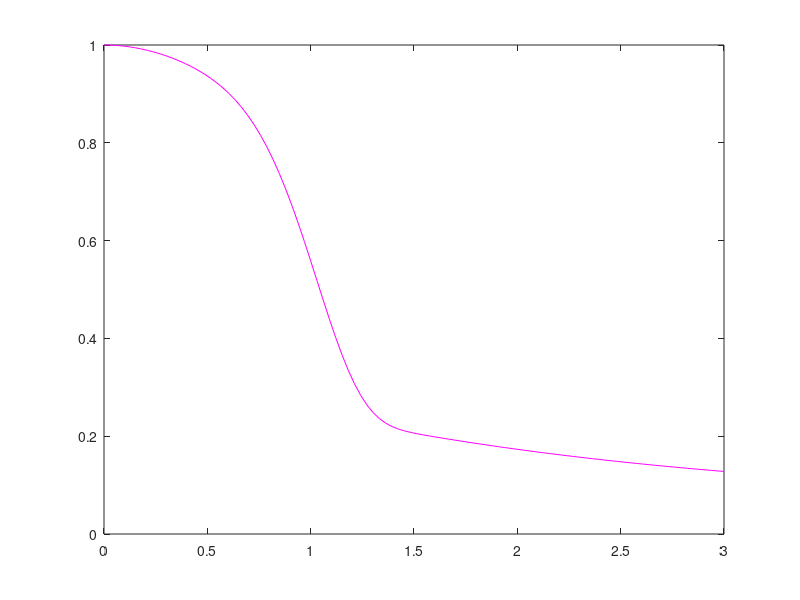

The MATLAB script that drew this image: (Note: this script raises an error after producing the figure.)
%% Intermediate Penstock Problem
%% Material Properties for Steel A and Steel B
close all; clear all ;
% To Define material properties for Steel A and Steel B

% Steel A
steelA.yield_strength            = 700e06; % Yield strength of Steel A in Pa
steelA.ultimate_tensile_strength = 800e06; % Ultimate tensile strength of Steel A in Pa
steelA.fracture_toughness        = 100e06; % Fracture Toughness of Steel A in Pa*m^(1/2)
steelA.elongation                = 18    ; % Elongation in percentage
steelA.price                     = 965   ; % Price of the rolled plate in Pounds per 1000 Kg
steelA.density                   = 9750  ; % Density of Steel A in Kg/m^3

% Steel B
steelB.yield_strength            = 350e06; % Pa
steelB.ultimate_tensile_strength = 500e06; % Pa
steelB.fracture_toughness        = 130e06; % Pa*m^(1/2)
steelB.elongation                = 20    ; % in percentage
steelB.price                     = 525   ; % Pounds per 1000 Kg
steelB.density                   = 9750  ; % Kg/m^3
%% Input Parameters
% Define input parameters
crack_length          = 3e-03            ; % a, Crack depth in m
crack                 = 15e-03           ; % 2c, crack limit in m
crack_size            = crack / 2        ; % a, Crack size in m
pipe_diameter         = 2.6              ; % Pipe diameter in m
pipe_radius           = pipe_diameter/2  ; % Pipe radius in m
static_head           = 529              ; % Static pressure of water in m
water_hammer          = 720              ; % Transient pressure of water in m
rho_water             = 1000             ; % Density of water in Kg/m^3
g                     = 9.81             ; % Gravitational Constant in N
residual_stress       = 70e06            ; % Residual Stress in Pa
%% Overload assessment
% To calculate hoop stress due to static head and water hammer
static_pressure = static_head * rho_water* g;
water_hammer_pressure = water_hammer * rho_water * g;

% To determine the Limiting hoop stress
Max_pressure = max(static_pressure, water_hammer_pressure);

% To calculate the allowable hoop stress for steel A and B (ie. 60 % of the yield strength of Steel A and B)
allowable_hoop_stress_A = 0.6 * steelA.yield_strength;
allowable_hoop_stress_B = 0.6 * steelB.yield_strength;

% To calculate the Wall thickness for steel A and Steel B
wall_thickness_A = (Max_pressure*(pipe_diameter/2))/allowable_hoop_stress_A;
wall_thickness_B = (Max_pressure*(pipe_diameter/2))/allowable_hoop_stress_B;

KIC_A = steelA.fracture_toughness ;
KIC_B = steelB.fracture_toughness ;

fprintf('For Steel A:\n')
fprintf('Wall thickness is %.4f mm\n', wall_thickness_A * 1e03)
fprintf('Hoop stress is %.2f MPa\n', allowable_hoop_stress_A/1e6)
fprintf('For Steel B:\n')
fprintf('Wall thickness is %.4f mm\n', wall_thickness_B * 1e03)
fprintf('Hoop stress is %.2f MPa\n', allowable_hoop_stress_B/1e6)

%% Fracture Assessment
% To calculate m for Steel  A and Steel B
m_A = sqrt(1 + (0.526 *(2*crack_size)^2 / (wall_thickness_A * pipe_diameter)));
m_B = sqrt(1 + (0.526 *(2*crack_size)^2 / (wall_thickness_B * pipe_diameter)));

% To calculate Lr for Steel A and Steel B
Lr_A = ((( wall_thickness_A / crack_length)-( 1 / m_A ))/(( wall_thickness_A / crack_length ) - 1 )) * ( allowable_hoop_stress_A / steelA.yield_strength);
Lr_B = ((( wall_thickness_B / crack_length)-( 1 / m_B ))/(( wall_thickness_B / crack_length ) - 1 )) * ( allowable_hoop_stress_B / steelB.yield_strength);

fprintf('limit load ratio of Steel A at reference length is %.2f \n', Lr_A)
fprintf('limit load ratio of Steel B at reference length is %.2f \n', Lr_B)

% To determine the Maximum Lr for Steel A and Steel B
Lr_max_A = ( steelA.yield_strength + steelA.ultimate_tensile_strength ) / ( 2 * steelA.yield_strength ) ;
Lr_max_B = ( steelB.yield_strength + steelB.ultimate_tensile_strength ) / ( 2 * steelB.yield_strength ) ;

fprintf('Maximum limit load ratio of Steel A is %.4f \n', Lr_max_A)
fprintf('Maximum limit load ratio of Steel B is %.4f \n', Lr_max_B)

% To calculate the Geometric Calibration factor for Steel A and Steel B
Y = ( 1.13 - (0.09 * (crack_length / crack_size ))) / sqrt( 1 + (1.464 * ( crack_length / crack_size )^1.65) ) ;
Y_best= ( 1.13 - (0.09 * (0 / crack_size ))) / sqrt( 1 + (1.464 * ( 0 / crack_size )^1.65) ) ;

fprintf('Geometric Calibration Factor for crack is %.2f \n', Y);
fprintf('Geometric Calibration Factor for best case is %.2f \n', Y_best);

% To Calculate local stress for Steel A and Steel B
Local_stress_A = allowable_hoop_stress_A + residual_stress ;
Local_stress_B = allowable_hoop_stress_B + residual_stress ;

% To calculate local stress for steel A and Steel B with no residual stress
Local_stress_A_NR = allowable_hoop_stress_A ;
Local_stress_B_NR = allowable_hoop_stress_B ;

% To calculate KI for Steel A and Steel B with no residual stress
KI_A_NR =  Y * Local_stress_A_NR * sqrt( pi * crack_length) ;
KI_B_NR =  Y * Local_stress_B_NR * sqrt( pi * crack_length) ;

% To calculate KI for Steel A and Steel B
KI_A_R = Y * Local_stress_A * sqrt( pi * crack_length) ;
KI_B_R = Y * Local_stress_B * sqrt( pi * crack_length) ;

% To calculate  primary KI for Steel A and Steel B
KI_A_P = Y * residual_stress * sqrt( pi * crack_length) ;
KI_B_P = Y * residual_stress * sqrt( pi * crack_length) ;

% To caculate Kr for Steel A and Steel B with no residual
Kr_A_NR = KI_A_NR / KIC_A ;
Kr_B_NR = KI_B_NR / KIC_B ;

fprintf('Stress intensity factor for Steel A without residual stress is %.4f \n', Kr_A_NR)
fprintf('Stress intensity factor for Steel B without residual stress is %.4f \n', Kr_B_NR)

% To caculate Kr for Steel A and Steel B with residual stress
Kr_A_R = KI_A_R / KIC_A ;
Kr_B_R = KI_B_R / KIC_B ;

fprintf('Stress intensity factor for Steel A with residual stress is %.4f \n', Kr_A_R)
fprintf('Stress intensity factor for Steel B with residual stress is %.4f \n', Kr_B_R)

% To caculate Kr for Steel A and Steel B with no residual
Kr_A_P = KI_A_P / KIC_A ;
Kr_B_P = KI_B_P / KIC_B ;

%% Fracture Assessment Diagram
% For Steel A
Lr = linspace(0,3,100);
Kr = (1 + (0.5 .* (Lr).^2)).^(-1/2) .* (0.3 + (0.7 .* exp(-0.6 .* (Lr).^6)));

plot(Lr, Kr,'m');

hold on

% Define the coordinates and slope
Kr_A_axis = Kr_A_R - Kr_A_NR;

x_A_R_axis = 0;
y_A_R_axis = Kr_A_axis;

x_A_R = Lr_A;
y_A_R = Kr_A_R;

slope_A = (y_A_R - y_A_R_axis) / (x_A_R - x_A_R_axis);

x_A_NR = Lr_A;
y_A_NR = Kr_A_NR;

slope_A_NR = (y_A_NR ) / x_A_NR;

x_ext_A_R = linspace(0, max(Lr));
y_ext_A_R = (slope_A * x_ext_A_R) + Kr_A_axis;
[xint_A_R, yint_A_R] = polyxpoly(x_ext_A_R, y_ext_A_R, Lr, Kr);

x_ext_A_NR = linspace(0, max(Lr));
y_ext_A_NR = (slope_A_NR * x_ext_A_NR) ;
[xint_A_NR, yint_A_NR] = polyxpoly(x_ext_A_NR, y_ext_A_NR, Lr, Kr);

Lr_cutoff = Lr_max_A;
[~, Lr_index] = min(abs(Lr-Lr_cutoff));

x1 = Lr_cutoff;
y1 = 0;

[x_intersect_max, y_intersect_max] = polyxpoly([x1, x1], [y1, max(Kr)], Lr(Lr_index:end), Kr(Lr_index:end));

% plot

plot(x_A_R, y_A_R, 'r.','MarkerSize', 15, 'LineWidth', 2);
plot(x_A_NR, y_A_NR, 'b.','MarkerSize', 15, 'LineWidth', 2);


plot(xint_A_R, yint_A_R, 'kx','linewidth',1, 'MarkerSize', 10);
plot([0, xint_A_R], [Kr_A_axis, yint_A_R],'b--');

plot(xint_A_NR, yint_A_NR, 'k+','linewidth',1, 'MarkerSize', 10);
plot([0, xint_A_NR], [0, yint_A_NR],'r--');

plot([x1, x_intersect_max], [y1, y_intersect_max],'linestyle', '-.','LineWidth', 1, 'Color', 'green');
plot(x_intersect_max, y_intersect_max, 'k*','MarkerSize', 10, 'LineWidth', 1);

title("Steel A")
xlabel("Lr_A","FontSize",15);
ylabel("Kr_A","FontSize",15);
legend('L_r - K_r curve ', '(Lr_A,res(Kr_A))','(Lr_A,nores(Kr_A))',' Residual line intersect ',' Residual local stress',' Zero residual line Intersect',' Zero residual local stress','Cutoff (Lr_A) ','Max(Lr_A)', 'FontSize', 10)

grid on
hold off

% For Steel B
Lr = linspace(0,3,100);
Kr = (1 + (0.5 .* (Lr).^2)).^(-1/2) .* (0.3 + (0.7 .* exp(-0.6 .* (Lr).^6)));

plot(Lr, Kr,'m');
hold on;
Kr_B_axis = Kr_B_R - Kr_B_NR;

x_B_R_axis = 0;
y_B_R_axis = Kr_B_axis;

x_B_R = Lr_B;
y_B_R = Kr_B_R;

slope_B_R = (y_B_R - y_B_R_axis) / x_B_R;

x_B_NR = Lr_B;
y_B_NR = Kr_B_NR;

slope_B_NR = (y_B_NR ) / x_B_NR;

Lr_cutoff = Lr_max_B;
[~, Lr_index] = min(abs(Lr-Lr_cutoff));

x1 = Lr_cutoff;
y1 = 0;

[x_intersect_max, y_intersect_max] = polyxpoly([x1, x1], [y1, max(Kr)], Lr(Lr_index:end), Kr(Lr_index:end));

x_ext_B_R = linspace(0, max(Lr));
y_ext_B_R = (slope_B_R * x_ext_B_R) + Kr_B_axis;
[xint_B_R, yint_B_R] = polyxpoly(x_ext_B_R, y_ext_B_R, Lr, Kr);

x_ext_B_NR = linspace(0, max(Lr));
y_ext_B_NR = (slope_B_NR * x_ext_B_NR) ;
[xint_B_NR, yint_B_NR] = polyxpoly(x_ext_B_NR, y_ext_B_NR, Lr, Kr);

% plot
plot(x_B_R, y_B_R, 'r.','MarkerSize', 15, 'LineWidth', 2);
plot(x_B_NR, y_B_NR, 'b.','MarkerSize', 15, 'LineWidth', 2);

plot(xint_B_R, yint_B_R, 'kx','linewidth',1, 'MarkerSize', 10);
plot([0, xint_B_R], [Kr_B_axis, yint_B_R],'b--');

plot(xint_B_NR, yint_B_NR, 'k+','linewidth',1, 'MarkerSize', 10);
plot([0, xint_B_NR], [0, yint_B_NR],'r--');

plot([x1, x_intersect_max], [y1, y_intersect_max],'linestyle', '-.','LineWidth', 1, 'Color', 'green');
plot(x_intersect_max, y_intersect_max, 'k*','MarkerSize', 10, 'LineWidth', 1);

title("Steel B");
xlabel("Lr_B","FontSize",15);
ylabel("Kr_B","FontSize",15);
legend(' L_r - K_r curve ', '(Lr_B,res(Kr_B))','(Lr_B,nores(Kr_B))',' Residual line intersect ',' Residual local stress',' Zero residual line Intersect',' Zero residual local stress','Cutoff (Lr_B) ','Max(Lr_B)', 'FontSize', 10)
grid on;
hold off;

%% Factor of Safety
o_a_A = sqrt((Lr_A^2)+(Kr_A_NR^2));
o_b_A = sqrt((xint_A_NR^2)+(yint_A_NR^2));
F_A = (o_b_A)/(o_a_A);

o_a_B = sqrt((Lr_B^2)+(Kr_B_NR^2));
o_b_B = sqrt((xint_B_NR^2)+(yint_B_NR^2));
F_B = (o_b_B)/(o_a_B);
fprintf(' factor of safety for Steel A is %.2f  \n', F_A);
fprintf(' factor of safety for Steel B is %.2f  \n', F_B);

%% Lifetime Assessment & Inspection Interval 
% To find Critical 
m = 3; % Paris law exponent
C = 1e-11; % Paris law constant
N = 7500;

% Determine the inspection interval and critical crack size
a_crit_A = fsolve(@(ac) KIC_A - Y * allowable_hoop_stress_A * sqrt(pi*ac), crack); % Critical crack length of steel A (m)
a_crit_B = fsolve(@(ac) KIC_B - Y * allowable_hoop_stress_B * sqrt(pi*ac), crack); % Critical crack length of steel B (m)

fprintf('Critical length for Steel A is %.4f \n', a_crit_A/1e-03)
fprintf('Critical length for Steel B is %.4f \n', a_crit_B/1e-03)


% Static pressure for wall thickness of steel A and steel B
hoopstatic_wt_A = (static_pressure * pipe_diameter /2) / wall_thickness_A;
hoopstatic_wt_B = (static_pressure * pipe_diameter /2) / wall_thickness_B;

delta_A = hoopstatic_wt_A/(1e06);
delta_B = hoopstatic_wt_B/(1e06);

% number of cycle until failuer for steel A
Nf_A = (((a_crit_A)^(-0.5)) - ((crack_length)^(-0.5))) / (C * (-0.5) * ((Y * delta_A * (sqrt(pi)))^(3)));
% number of cycle until failuer for steel B
Nf_B = (((a_crit_B)^(-0.5)) - ((crack_length)^(-0.5))) / (C * (-0.5) * ((Y * delta_B * (sqrt(pi)))^(3)));

Tf_a = Nf_A / N;
Tf_b = Nf_B / N;

fprintf(' Total fatigue life for Steel A is %.f  \n', Tf_a);
fprintf(' Total fatigue life for Steel B is %.f  \n', Tf_b);

a_i = crack_length; % initial crack size
sigma_range_A = delta_A; % range of stress intensity factor
cycles_A = 0:7500; % number of cycles for 50 years

% Calculate the crack growth rate for each cycle
da_a = zeros(size(cycles_A));
a_a = a_i;
for i = 2:length(cycles_A)
    if a_a <= a_crit_A
        delta_K_a = Y * sigma_range_A^m * sqrt(pi^1.5 *(a_a + da_a(i-1)))/(1*10^6);
        da_a(i) = C *((delta_K_a)^m) *cycles_A(i);
        a_a = a_a + cumsum(da_a(i));
    else
        break
    end
end

% Calculate the new values of a for each cycle
cycles_A = 0:length(da_a)-1;
a_a = a_i + cumsum(da_a);

plot(cycles_A, a_a,'r--')
xlabel('Number of cycles')
ylabel('Crack size (mm)')

a_i = crack_length; % initial crack size
sigma_range_B = delta_B; % range of stress intensity factor
cycles_B = 0:7500; % number of cycles for 50 years
% Calculate the crack growth rate for each cycle
da_b = zeros(size(cycles_B));
a_b = a_i;
for i = 2:length(cycles_B)
    if a_b <= a_crit_B
        delta_K_b = (Y * sigma_range_B^m *sqrt(pi^1.5*(a_b + da_b(i-1))))/(1*10^6);
        da_b(i) = C * (delta_K_b)^m *cycles_B(i);
        a_b = a_b + cumsum(da_b(i));
    else
        break;
    end
end
cycles_B = 0:length(da_b)-1;
a_b = a_i + cumsum(da_b);

% Plot the crack growth curve

plot(cycles_B, a_b,'r--')
xlabel('Number of cycles')
ylabel('Crack size (mm)')
%% Revised Wall Thickness
%Steel A
wall_thickness_A_new = wall_thickness_A * 1.26;
Hoop_stress_new = (static_pressure*(pipe_diameter/2))/wall_thickness_A_new;
m_A_new = (1+0.526*((2*crack_length)^2/wall_thickness_A_new*pipe_diameter))^0.5;
Lr_A_new = ((wall_thickness_A_new/crack_length)-(1/m_A_new))/((wall_thickness_A_new/crack_length)-1)*(Hoop_stress_new/steelA.yield_strength);
Lr_max_A_new = (steelA.yield_strength +steelA.ultimate_tensile_strength)/(2*steelA.yield_strength);
Kr_A_NR_new = (Y*Local_stress_A_NR*sqrt(pi*crack_length))/(KIC_A);
Kr_A_R_new = ((Y*Local_stress_A*sqrt(pi*crack_length))/KIC_A);

Lr = linspace(0, 3, 100);
Kr = (1 + 0.5*Lr.^2).^(-0.5) .* (0.3 + 0.7*exp(-0.6*Lr.^6));
plot(Lr, Kr);
hold on;

Kr_A_axis_new = Kr_A_R_new - Kr_A_NR_new;

x_A_R_axis_new = 0;
y_A_R_axis_new = Kr_A_axis_new;

x_A_R_new = Lr_A_new;
y_A_R_new = Kr_A_R_new;

slope_A_R_new = (y_A_R_new - y_A_R_axis_new) / x_A_R_new;

x_A_NR_new = Lr_A_new;
y_A_NR_new = Kr_A_NR_new;

slope_A_NR_new = (y_A_NR_new) / x_A_NR_new;

Lr_cutoff = Lr_max_A_new;
[~, Lr_index] = min(abs(Lr-Lr_cutoff));

x1 = Lr_cutoff;
y1 = 0;

[x_intersect_max, y_intersect_max] = polyxpoly([x1, x1], [y1, max(Kr)], Lr(Lr_index:end), Kr(Lr_index:end));
x_ext_A_R_new = linspace(0, max(Lr));
y_ext_A_R_new = (slope_A_R_new * x_ext_A_R_new) + Kr_A_axis_new;
[xint_A_R_new, yint_A_R_new] = polyxpoly(x_ext_A_R_new, y_ext_A_R_new, Lr, Kr);

x_ext_A_NR_new = linspace(0, max(Lr));
y_ext_A_NR_new = (slope_A_NR_new * x_ext_A_NR_new) ;
[xint_A_NR_new, yint_A_NR_new] = polyxpoly(x_ext_A_NR_new, y_ext_A_NR_new, Lr, Kr);

% plot

plot(x_A_R_new, y_A_R_new, 'r.','MarkerSize', 15, 'LineWidth', 2);
plot(x_A_NR_new, y_A_NR_new, 'b.','MarkerSize', 15, 'LineWidth', 2);

plot(xint_A_R_new, yint_A_R_new, 'kx','linewidth',1, 'MarkerSize', 10);
plot([0, xint_A_R_new], [Kr_A_axis_new, yint_A_R_new],'b--');

plot(xint_A_NR_new, yint_A_NR_new, 'k+','linewidth',1, 'MarkerSize', 10);
plot([0, xint_A_NR_new], [0, yint_A_NR_new],'r--');

plot([x1, x_intersect_max], [y1, y_intersect_max],'linestyle', '-.','LineWidth', 1, 'Color', 'green');
plot(x_intersect_max, y_intersect_max, 'k*','MarkerSize', 10, 'LineWidth', 1);

title("Revised Steel A");
xlabel("Lr_A(new)","FontSize",15);
ylabel("Kr_A(new)","FontSize",15);
legend(' L_r - K_r curve ', '(Lr_A_n,res(Kr_A_n))','((Lr_A_n,nores(Kr_A_n))',' Residual line intersect ',' Residual local stress',' Zero residual line Intersect',' Zero residual local stress','Cutoff (Lr_A_n) ','Max(Lr_A_n)', 'FontSize', 10)
grid on
hold off
o_a_A_new = sqrt((Lr_A_new^2)+(Kr_A_NR_new^2));
o_b_A_new = sqrt((xint_A_NR_new^2)+(yint_A_NR_new^2));
F_A_new = (o_b_A_new)/(o_a_A_new);

%critical crack length
% steel A:
a_crit_A_new = fsolve(@(ac) KIC_A - Y * Hoop_stress_new* sqrt(pi*ac), crack);

%Lifetime assessment

delta_a_new = Hoop_stress_new/(1*10^6);

Nf_A_new = (2*(crack_length^-0.5 - a_crit_A_new^-0.5))/( C*(Y^m * delta_a_new^m * pi^1.5 ));

Tf_a_new = Nf_A_new/N;

a_i = crack_length; % initial crack size
sigma_range_a = delta_a_new; % range of stress intensity factor
cycles_a_new = 0:7500; % number of cycles

% Calculate the crack growth rate for each cycle
da_a_new = zeros(size(cycles_a_new));
a_a_new = a_i;
for i = 2:length(cycles_a_new)
    if a_a_new <= a_crit_A_new
        delta_K_a_new = Y*sigma_range_a^m*sqrt(pi^1.5*(a_a_new + da_a_new(i-1)))/(1*10^6);
        da_a_new(i) = C*(delta_K_a_new)^m *cycles_a_new(i);
        a_a_new = a_a_new + da_a_new(i);
    else
        break
    end
end

% Calculate the new values of a for each cycle
cycles_a_new = 0:length(da_a_new)-1;
a_a_new = a_i + cumsum(da_a_new);

%% Plot the crack growth curve
plot(cycles_a_new, a_a_new,'r--')
grid on
title('Revised Steel A')
xlabel('Number of cycles')
ylabel('Crack size (mm)')
fprintf('Revised Steel A:\n')
fprintf('Revised Wall thickness is %.4f mm\n', wall_thickness_A_new * 1e03)
fprintf('Revised Hoop stress is %.2f MPa\n', Hoop_stress_new/1e6)
fprintf('Revised limit load ratio of Steel A at reference length is %.2f \n', Lr_A_new)
fprintf('Revised Maximum limit load ratio of Steel A is %.4f \n', Lr_max_A_new)
fprintf('Revised Stress intensity factor for Steel A without residual stress is %.4f \n', Kr_A_NR_new)
fprintf('Revised Stress intensity factor for Steel A with residual stress is %.4f \n', Kr_A_R_new)
fprintf('Revised critical length for Steel A is %.4f \n', a_crit_A_new/1e-03)
fprintf('Revised factor of safety for Steel A is %.2f  \n', F_A_new)
fprintf('Revised Total fatigue life for Steel A is %.4f  \n', Tf_a_new)


% Steel B
wall_thickness_B_new = wall_thickness_B * 1.26;
Hoop_stress_B_new = (static_pressure*(pipe_diameter/2))/wall_thickness_B_new;
m_B_new = (1+0.526*((2*crack_length)^2/wall_thickness_B_new*pipe_diameter))^0.5;
Lr_B_new = ((wall_thickness_B_new/crack_length)-(1/m_B_new))/((wall_thickness_B_new/crack_length)-1)*(Hoop_stress_B_new/steelB.yield_strength);
Lr_max_B_new = (steelB.yield_strength +steelB.ultimate_tensile_strength)/(2*steelB.yield_strength);
Kr_B_NR_new = (Y*Local_stress_B_NR*sqrt(pi*crack_length))/(KIC_B);
Kr_B_R_new = ((Y*Local_stress_B*sqrt(pi*crack_length))/KIC_B);

Lr = linspace(0, 3, 100);
Kr = (1 + 0.5*Lr.^2).^(-0.5) .* (0.3 + 0.7*exp(-0.6*Lr.^6));
plot(Lr, Kr);
hold on;

Kr_B_axis_new = Kr_B_R_new - Kr_B_NR_new;

x_B_R_axis_new = 0;
y_B_R_axis_new = Kr_B_axis_new;

x_B_R_new = Lr_B_new;
y_B_R_new = Kr_B_R_new;

slope_B_R_new = (y_B_R_new - y_B_R_axis_new) / x_B_R_new;

x_B_NR_new = Lr_B_new;
y_B_NR_new = Kr_B_NR_new;

slope_B_NR_new = (y_B_NR_new) / x_B_NR_new;

Lr_cutoff = Lr_max_B_new;
[~, Lr_index] = min(abs(Lr-Lr_cutoff));

x1 = Lr_cutoff;
y1 = 0;

[x_intersect_max, y_intersect_max] = polyxpoly([x1, x1], [y1, max(Kr)], Lr(Lr_index:end), Kr(Lr_index:end));
x_ext_B_R_new = linspace(0, max(Lr));
y_ext_B_R_new = (slope_B_R_new * x_ext_B_R_new) + Kr_B_axis_new;
[xint_B_R_new, yint_B_R_new] = polyxpoly(x_ext_B_R_new, y_ext_B_R_new, Lr, Kr);

x_ext_B_NR_new = linspace(0, max(Lr));
y_ext_B_NR_new = (slope_B_NR_new * x_ext_B_NR_new) ;
[xint_B_NR_new, yint_B_NR_new] = polyxpoly(x_ext_B_NR_new, y_ext_B_NR_new, Lr, Kr);

% plot
plot(x_B_R_new, y_B_R_new, 'r.','MarkerSize', 15, 'LineWidth', 2);
plot(x_B_NR_new, y_B_NR_new, 'b.','MarkerSize', 15, 'LineWidth', 2);

plot(xint_B_R_new, yint_B_R_new, 'kx','linewidth',1, 'MarkerSize', 10);
plot([0, xint_B_R_new], [Kr_B_axis_new, yint_B_R_new],'b--');

plot(xint_B_NR_new, yint_B_NR_new, 'k+','linewidth',1, 'MarkerSize', 10);
plot([0, xint_B_NR_new], [0, yint_B_NR_new],'r--');

plot([x1, x_intersect_max], [y1, y_intersect_max],'linestyle', '-.','LineWidth', 1, 'Color', 'green');
plot(x_intersect_max, y_intersect_max, 'k*','MarkerSize', 10, 'LineWidth', 1);

title("Revised Steel B");
xlabel("Lr_B(new)","FontSize",15);
ylabel("Kr_B(new)","FontSize",15);
legend(' L_r - K_r curve ', '(Lr_B_n,res(Kr_B_n))','((Lr_B_n,nores(Kr_B_n))',' Residual line intersect ',' Residual local stress',' Zero residual line Intersect',' Zero residual local stress','Cutoff (Lr_B_n) ','Max(Lr_B_n)', 'FontSize', 10)
grid on;
hold off;
o_a_B_new = sqrt((Lr_B_new^2)+(Kr_B_NR_new^2));
o_b_B_new = sqrt((xint_B_NR_new^2)+(yint_B_NR_new^2));
F_B_new = (o_b_B_new)/(o_a_B_new);

%%critical crack length
% steel A:
a_crit_B_new = fsolve(@(ac) KIC_B - Y * Hoop_stress_B_new* sqrt(pi*ac), crack);

%Lifetime assessment

delta_b_new = Hoop_stress_B_new/(1*10^6);

Nf_B_new = (2*(crack_length^-0.5 - a_crit_B_new^-0.5))/( C*(Y^m * delta_b_new^m * pi^1.5 ));

Tf_b_new = Nf_B_new/N;

a_i = crack_length; % initial crack size
sigma_range_b = delta_b_new; % range of stress intensity factor
cycles_b_new = 0:7500; % number of cycles

% Calculate the crack growth rate for each cycle
da_b_new = zeros(size(cycles_b_new));
a_b_new = a_i;
for i = 2:length(cycles_b_new)
    if a_b_new <= a_crit_B_new
        delta_K_b_new = Y*sigma_range_b^m*sqrt(pi^1.5*(a_b_new + da_b_new(i-1)))/(1*10^6);
        da_b_new(i) = C*(delta_K_b_new)^m *cycles_b_new(i);
        a_b_new = a_b_new + da_b_new(i);
    else
        break
    end
end

% Calculate the new values of a for each cycle
cycles_b_new = 0:length(da_b_new)-1;
a_b_new = a_i + cumsum(da_b_new);

%% Plot the crack growth curve
plot(cycles_b_new, a_b_new,'r--')
grid on
title('Revised Steel B')
xlabel('Number of cycles')
ylabel('Crack size (mm)')
fprintf('Revised Steel B:\n')
fprintf('Revised Wall thickness is %.4f mm\n', wall_thickness_B_new * 1e03)
fprintf('Revised Hoop stress is %.2f MPa\n', Hoop_stress_B_new/1e6)
fprintf('Revised limit load ratio of Steel B at reference length is %.2f \n', Lr_B_new)
fprintf('Revised Maximum limit load ratio of Steel B is %.4f \n', Lr_max_B_new)
fprintf('Revised Stress intensity factor for Steel B without residual stress is %.4f \n', Kr_B_NR_new)
fprintf('Revised Stress intensity factor for Steel B with residual stress is %.4f \n', Kr_B_R_new)
fprintf('Revised critical length for Steel B is %.4f \n', a_crit_B_new/1e-03)
fprintf('Revised factor of safety for Steel B is %.2f  \n', F_B_new)
fprintf('Revised Total fatigue life for Steel B is %.4f  \n', Tf_b_new)
